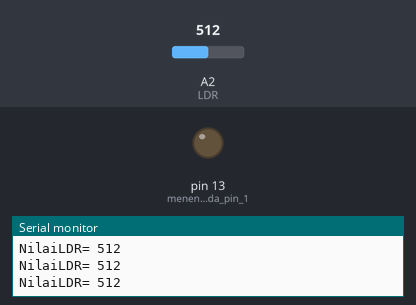
The sketch below on a simulated Arduino Uno, built with avr-gcc and run on an emulated ATmega328P. Parts: output pins drawn as LEDs (lit = HIGH), the last lines printed to the serial monitor. Inputs (shaded band) come from the test bench; at power-on: A2 (LDR) = 512.

Above: at 1.2 s.
1.3 s: A2 (LDR) set to 488
At 2.5 s:
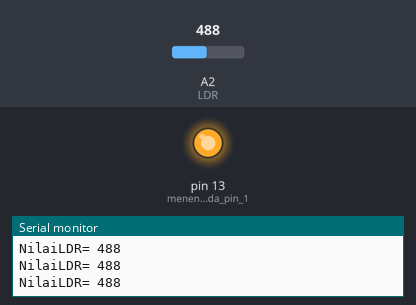
2.8 s: A2 (LDR) set to 510
At 3.5 s:
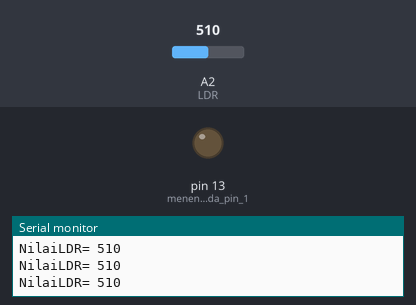
4.3 s: A2 (LDR) set to 490
At 4.6 s:
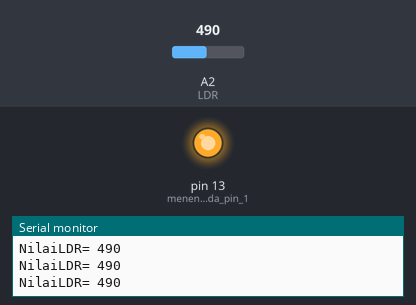
Timing chart, 0 to 7.3 s (numbered marks = the images above; inputs shaded):
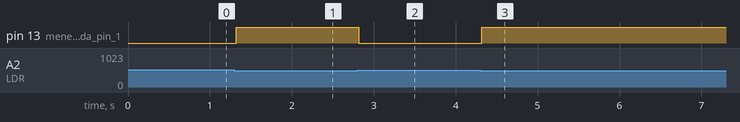

Measured:
- the behaviour switches between 500 and 499 on A2 (LDR) (found by bisection; images 0 and 1)
- after the input at 1.3 s, pin 13 (menentukan_LED_pada_pin_1): LOW → HIGH at once
- after the input at 2.8 s, pin 13 (menentukan_LED_pada_pin_1): HIGH → LOW at once
- after the input at 4.3 s, pin 13 (menentukan_LED_pada_pin_1): LOW → HIGH at once

The sketch:

sketch_musss.uno.ino
```cpp
int nilaiLDR = 0;            // variabel nilai awal untuk nilaiLDR
void setup(){
  pinMode(13, OUTPUT);          // menentukan LED pada pin 13 menjadi OUTPUT
  Serial.begin(9600);          // komunikasi Arduino ke Komputer
}
void loop(){
  nilaiLDR= analogRead(A2);      // menyimpan nilai yang dibaca dari LDR ke variabel nilaiLDR
  Serial.print("NilaiLDR= ");   // menampilkan teks nilaiLDR=
  Serial.println(nilaiLDR);    // menampilkan nilai dari nilaiLDR
  if(nilaiLDR < 500) {        // jika nilai dari LDR kurang dari 500
    digitalWrite(13, HIGH);  // lampu LED menyala
  }
  else  {
    digitalWrite(13, LOW);  // lampu LED mati
  }
}
```
